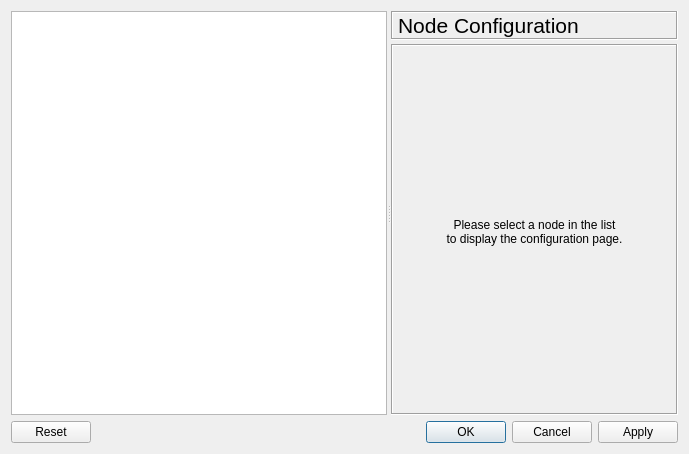
<?xml version="1.0" encoding="UTF-8"?>
<ui version="4.0">
 <class>NodeConfiguratorDialog</class>
 <widget class="QDialog" name="NodeConfiguratorDialog">
  <property name="geometry">
   <rect>
    <x>0</x>
    <y>0</y>
    <width>689</width>
    <height>454</height>
   </rect>
  </property>
  <property name="windowTitle">
   <string>Node configurator</string>
  </property>
  <layout class="QGridLayout">
   <item row="0" column="0">
    <widget class="QSplitter" name="splitter">
     <property name="orientation">
      <enum>Qt::Horizontal</enum>
     </property>
     <widget class="QTreeWidget" name="uiNodesTreeWidget">
      <property name="sizePolicy">
       <sizepolicy hsizetype="Preferred" vsizetype="Expanding">
        <horstretch>0</horstretch>
        <verstretch>0</verstretch>
       </sizepolicy>
      </property>
      <attribute name="headerVisible">
       <bool>false</bool>
      </attribute>
      <column>
       <property name="text">
        <string>Nodes</string>
       </property>
      </column>
     </widget>
     <widget class="QWidget" name="verticalLayout">
      <layout class="QVBoxLayout">
       <property name="spacing">
        <number>4</number>
       </property>
       <property name="margin">
        <number>0</number>
       </property>
       <item>
        <widget class="QLabel" name="uiTitleLabel">
         <property name="font">
          <font>
           <pointsize>16</pointsize>
          </font>
         </property>
         <property name="frameShape">
          <enum>QFrame::Box</enum>
         </property>
         <property name="frameShadow">
          <enum>QFrame::Sunken</enum>
         </property>
         <property name="text">
          <string>Node Configuration</string>
         </property>
         <property name="textFormat">
          <enum>Qt::PlainText</enum>
         </property>
        </widget>
       </item>
       <item>
        <widget class="QStackedWidget" name="uiConfigStackedWidget">
         <property name="sizePolicy">
          <sizepolicy hsizetype="Expanding" vsizetype="Expanding">
           <horstretch>0</horstretch>
           <verstretch>0</verstretch>
          </sizepolicy>
         </property>
         <property name="frameShape">
          <enum>QFrame::Box</enum>
         </property>
         <property name="frameShadow">
          <enum>QFrame::Sunken</enum>
         </property>
         <property name="currentIndex">
          <number>0</number>
         </property>
         <widget class="QWidget" name="uiEmptyPageWidget">
          <layout class="QVBoxLayout">
           <property name="spacing">
            <number>0</number>
           </property>
           <property name="leftMargin">
            <number>0</number>
           </property>
           <property name="topMargin">
            <number>4</number>
           </property>
           <property name="rightMargin">
            <number>0</number>
           </property>
           <property name="bottomMargin">
            <number>0</number>
           </property>
           <item>
            <spacer>
             <property name="orientation">
              <enum>Qt::Vertical</enum>
             </property>
             <property name="sizeType">
              <enum>QSizePolicy::Expanding</enum>
             </property>
             <property name="sizeHint" stdset="0">
              <size>
               <width>20</width>
               <height>20</height>
              </size>
             </property>
            </spacer>
           </item>
           <item>
            <widget class="QLabel" name="textLabel">
             <property name="text">
              <string>Please select a node in the list 
to display the configuration page.</string>
             </property>
             <property name="alignment">
              <set>Qt::AlignCenter</set>
             </property>
            </widget>
           </item>
           <item>
            <spacer>
             <property name="orientation">
              <enum>Qt::Vertical</enum>
             </property>
             <property name="sizeType">
              <enum>QSizePolicy::Expanding</enum>
             </property>
             <property name="sizeHint" stdset="0">
              <size>
               <width>20</width>
               <height>40</height>
              </size>
             </property>
            </spacer>
           </item>
          </layout>
         </widget>
        </widget>
       </item>
      </layout>
     </widget>
    </widget>
   </item>
   <item row="1" column="0">
    <widget class="QDialogButtonBox" name="uiButtonBox">
     <property name="orientation">
      <enum>Qt::Horizontal</enum>
     </property>
     <property name="standardButtons">
      <set>QDialogButtonBox::Apply|QDialogButtonBox::Cancel|QDialogButtonBox::Ok|QDialogButtonBox::Reset</set>
     </property>
    </widget>
   </item>
  </layout>
 </widget>
 <resources>
  <include location="../../resources/resources.qrc"/>
 </resources>
 <connections/>
</ui>
